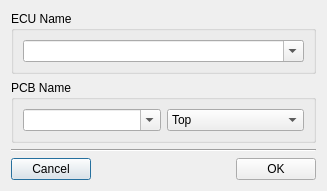
<?xml version="1.0" encoding="UTF-8"?>
<ui version="4.0">
 <class>ECUInputDialog</class>
 <widget class="QDialog" name="ECUInputDialog">
  <property name="geometry">
   <rect>
    <x>0</x>
    <y>0</y>
    <width>327</width>
    <height>167</height>
   </rect>
  </property>
  <property name="windowTitle">
   <string>Rename/Move Component</string>
  </property>
  <layout class="QVBoxLayout" name="verticalLayout">
   <item>
    <widget class="QGroupBox" name="groupBox">
     <property name="title">
      <string>ECU Name</string>
     </property>
     <layout class="QHBoxLayout" name="horizontalLayout">
      <item>
       <widget class="QComboBox" name="ecu_comboBox">
        <property name="editable">
         <bool>true</bool>
        </property>
       </widget>
      </item>
     </layout>
    </widget>
   </item>
   <item>
    <widget class="QGroupBox" name="groupBox_2">
     <property name="title">
      <string>PCB Name</string>
     </property>
     <layout class="QHBoxLayout" name="horizontalLayout_3">
      <item>
       <widget class="QComboBox" name="pcb_comboBox">
        <property name="editable">
         <bool>true</bool>
        </property>
       </widget>
      </item>
      <item>
       <widget class="QComboBox" name="pos_comboBox">
        <property name="sizePolicy">
         <sizepolicy hsizetype="Preferred" vsizetype="Minimum">
          <horstretch>0</horstretch>
          <verstretch>0</verstretch>
         </sizepolicy>
        </property>
        <property name="currentText">
         <string>Top</string>
        </property>
        <item>
         <property name="text">
          <string>Top</string>
         </property>
        </item>
        <item>
         <property name="text">
          <string>Bottom</string>
         </property>
        </item>
       </widget>
      </item>
     </layout>
    </widget>
   </item>
   <item>
    <widget class="Line" name="line">
     <property name="orientation">
      <enum>Qt::Horizontal</enum>
     </property>
    </widget>
   </item>
   <item>
    <layout class="QHBoxLayout" name="horizontalLayout_2">
     <item>
      <widget class="QPushButton" name="pushButtonCancel">
       <property name="text">
        <string>Cancel</string>
       </property>
       <property name="icon">
        <iconset>
         <normaloff>:/icons/cancel.svg</normaloff>:/icons/cancel.svg</iconset>
       </property>
       <property name="iconSize">
        <size>
         <width>24</width>
         <height>24</height>
        </size>
       </property>
      </widget>
     </item>
     <item>
      <spacer name="horizontalSpacer_2">
       <property name="orientation">
        <enum>Qt::Horizontal</enum>
       </property>
       <property name="sizeHint" stdset="0">
        <size>
         <width>40</width>
         <height>20</height>
        </size>
       </property>
      </spacer>
     </item>
     <item>
      <widget class="QPushButton" name="pushButtonOk">
       <property name="text">
        <string>OK</string>
       </property>
       <property name="icon">
        <iconset>
         <normaloff>:/icons/export.svg</normaloff>:/icons/export.svg</iconset>
       </property>
       <property name="iconSize">
        <size>
         <width>24</width>
         <height>24</height>
        </size>
       </property>
      </widget>
     </item>
    </layout>
   </item>
  </layout>
 </widget>
 <resources/>
 <connections/>
</ui>
